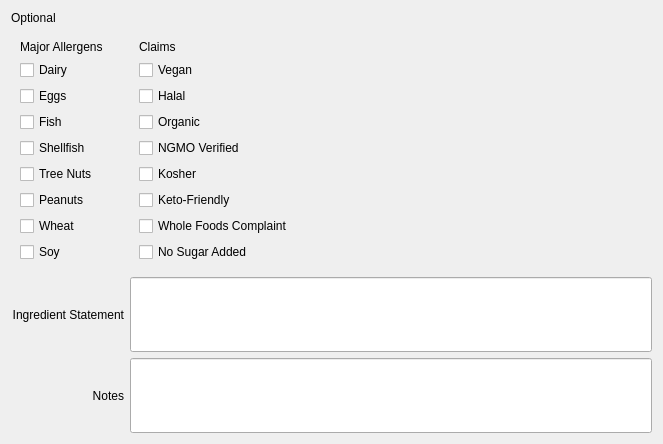
           <widget class="QWidget" name="scrollAreaWidgetContents_2">
            <property name="geometry">
             <rect>
              <x>0</x>
              <y>0</y>
              <width>663</width>
              <height>444</height>
             </rect>
            </property>
            <layout class="QGridLayout" name="gridLayout_5">
             <item row="3" column="0">
              <widget class="QLabel" name="ingredientStatementLabel">
               <property name="text">
                <string>Ingredient Statement</string>
               </property>
               <property name="alignment">
                <set>Qt::AlignRight|Qt::AlignTrailing|Qt::AlignVCenter</set>
               </property>
              </widget>
             </item>
             <item row="3" column="1">
              <widget class="QLineEdit" name="ingredientStatementLineEdit">
               <property name="minimumSize">
                <size>
                 <width>0</width>
                 <height>75</height>
                </size>
               </property>
              </widget>
             </item>
             <item row="1" column="0">
              <widget class="QWidget" name="allergenCheckBoxWidget" native="true">
               <property name="autoFillBackground">
                <bool>true</bool>
               </property>
               <layout class="QFormLayout" name="formLayout_9">
                <property name="labelAlignment">
                 <set>Qt::AlignLeading|Qt::AlignLeft|Qt::AlignVCenter</set>
                </property>
                <item row="0" column="0">
                 <widget class="QLabel" name="allergenLabel">
                  <property name="text">
                   <string>Major Allergens</string>
                  </property>
                 </widget>
                </item>
                <item row="1" column="0">
                 <widget class="QCheckBox" name="dairyCheckbox">
                  <property name="text">
                   <string>Dairy</string>
                  </property>
                 </widget>
                </item>
                <item row="2" column="0">
                 <widget class="QCheckBox" name="eggCheckbox">
                  <property name="text">
                   <string>Eggs</string>
                  </property>
                 </widget>
                </item>
                <item row="3" column="0">
                 <widget class="QCheckBox" name="fishCheckbox">
                  <property name="text">
                   <string>Fish</string>
                  </property>
                 </widget>
                </item>
                <item row="4" column="0">
                 <widget class="QCheckBox" name="shellfishCheckbox">
                  <property name="text">
                   <string>Shellfish</string>
                  </property>
                 </widget>
                </item>
                <item row="5" column="0">
                 <widget class="QCheckBox" name="treeNutsCheckbox">
                  <property name="text">
                   <string>Tree Nuts</string>
                  </property>
                 </widget>
                </item>
                <item row="6" column="0">
                 <widget class="QCheckBox" name="peanutsCheckbox">
                  <property name="text">
                   <string>Peanuts</string>
                  </property>
                 </widget>
                </item>
                <item row="7" column="0">
                 <widget class="QCheckBox" name="wheatCheckbox">
                  <property name="text">
                   <string>Wheat</string>
                  </property>
                 </widget>
                </item>
                <item row="8" column="0">
                 <widget class="QCheckBox" name="soyCheckbox">
                  <property name="text">
                   <string>Soy</string>
                  </property>
                 </widget>
                </item>
               </layout>
              </widget>
             </item>
             <item row="1" column="1">
              <widget class="QWidget" name="claimsCheckBoxWidget" native="true">
               <layout class="QFormLayout" name="formLayout_10">
                <property name="labelAlignment">
                 <set>Qt::AlignLeading|Qt::AlignLeft|Qt::AlignVCenter</set>
                </property>
                <item row="1" column="0">
                 <widget class="QCheckBox" name="veganCheckbox">
                  <property name="text">
                   <string>Vegan</string>
                  </property>
                 </widget>
                </item>
                <item row="3" column="0">
                 <widget class="QCheckBox" name="organicCheckbox">
                  <property name="text">
                   <string>Organic</string>
                  </property>
                 </widget>
                </item>
                <item row="4" column="0">
                 <widget class="QCheckBox" name="ngmvCheckbox">
                  <property name="text">
                   <string>NGMO Verified</string>
                  </property>
                 </widget>
                </item>
                <item row="5" column="0">
                 <widget class="QCheckBox" name="kosherCheckbox">
                  <property name="text">
                   <string>Kosher</string>
                  </property>
                 </widget>
                </item>
                <item row="6" column="0">
                 <widget class="QCheckBox" name="ketoCheckbox">
                  <property name="text">
                   <string>Keto-Friendly</string>
                  </property>
                 </widget>
                </item>
                <item row="7" column="0">
                 <widget class="QCheckBox" name="wholeFoodsCheckbox">
                  <property name="text">
                   <string>Whole Foods Complaint</string>
                  </property>
                 </widget>
                </item>
                <item row="8" column="0">
                 <widget class="QCheckBox" name="nsaCheckbox">
                  <property name="text">
                   <string>No Sugar Added</string>
                  </property>
                 </widget>
                </item>
                <item row="0" column="0" colspan="2">
                 <widget class="QLabel" name="claimsLabel">
                  <property name="text">
                   <string>Claims</string>
                  </property>
                 </widget>
                </item>
                <item row="2" column="0">
                 <widget class="QCheckBox" name="halalCheckbox">
                  <property name="text">
                   <string>Halal</string>
                  </property>
                 </widget>
                </item>
               </layout>
              </widget>
             </item>
             <item row="4" column="0">
              <widget class="QLabel" name="notesLabel">
               <property name="text">
                <string>Notes</string>
               </property>
               <property name="alignment">
                <set>Qt::AlignRight|Qt::AlignTrailing|Qt::AlignVCenter</set>
               </property>
              </widget>
             </item>
             <item row="4" column="1">
              <widget class="QLineEdit" name="notesLineEdit">
               <property name="minimumSize">
                <size>
                 <width>100</width>
                 <height>75</height>
                </size>
               </property>
              </widget>
             </item>
             <item row="0" column="0">
              <widget class="QLabel" name="optionalLabel">
               <property name="text">
                <string>Optional</string>
               </property>
              </widget>
             </item>
            </layout>
           </widget>
